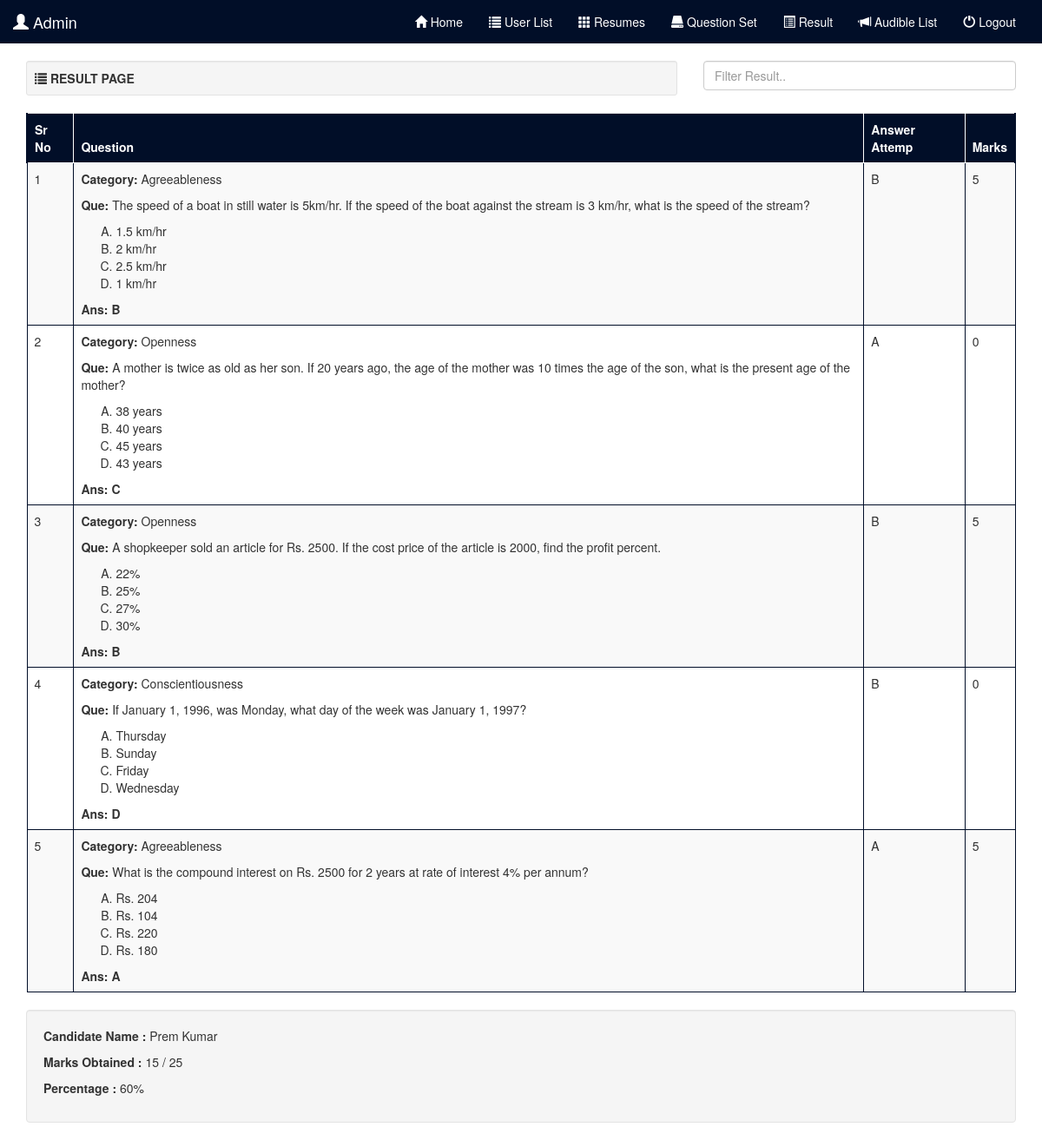
The app's page /admin/test_result?id=2 (signed in) with its own data.
### tables this page shows
CREATE TABLE IF NOT EXISTS `tbl_test` (
  `test_id` int(11) NOT NULL AUTO_INCREMENT,
  `uid` int(10) NOT NULL,
  `uname` varchar(50) NOT NULL,
  `que` varchar(20) NOT NULL,
  `ans` varchar(20) NOT NULL,
  `marks` varchar(20) NOT NULL,
  PRIMARY KEY (`test_id`)
);

CREATE TABLE IF NOT EXISTS `tbl_question` (
  `qid` int(11) NOT NULL AUTO_INCREMENT,
  `category` varchar(40) NOT NULL,
  `que` mediumtext NOT NULL,
  `opt1` varchar(100) NOT NULL,
  `opt2` varchar(100) NOT NULL,
  `opt3` varchar(100) NOT NULL,
  `opt4` varchar(100) NOT NULL,
  `ans` varchar(10) NOT NULL,
  PRIMARY KEY (`qid`)
);

CREATE TABLE IF NOT EXISTS `tbl_users` (
  `uid` int(11) NOT NULL AUTO_INCREMENT,
  `udate` varchar(12) NOT NULL,
  `uname` varchar(50) NOT NULL,
  `contact` varchar(12) NOT NULL,
  `pass` varchar(20) NOT NULL,
  PRIMARY KEY (`uid`)
);

### admin/test_result.php (the view, shortened to what this page needs)
<?php
include('../connect.php');
$id = $_GET['id'];
?>
<!DOCTYPE html>
<html>
<head>
	<?php include('../bootcdn.php') ?>
</head>
<body>
	<?php include('header.php'); ?>
	<div class="container">
		<div class="row">
                  <div class="col-sm-8">
                      <div class="well well-sm">
                         <span class="glyphicon glyphicon-list"></span>
                         <b>RESULT PAGE</b>
                      </div>
                  </div>
                  <div class="col-sm-4">
<input type="text" id="myInput" class="form-control" placeholder="Filter Result.." autofocus="">
                  </div>
            </div>
       <div class="table-responsive">
       	<table class="table table-striped table-hover table-bordered">
       		<thead>
       			<tr>
       				<th>Sr No</th>
       				<th>Question</th>
       				<th>Answer Attemp</th>
       				<th>Marks</th>
       			</tr>
       		</thead>
       		<tbody id="myTable">
       			<?php
       			$numdata = mysqli_query($con,"SELECT * FROM `tbl_test` WHERE `uid` = '".$id."' ");
       			$numdata1 = mysqli_num_rows($numdata);
       			if($numdata1==5)
       			{
       			$rdata = mysqli_query($con,"SELECT * FROM `tbl_test` WHERE `uid` = '".$id."' ");
       			$counter = 1;
       			$total = 0;
       			while($row = mysqli_fetch_assoc($rdata)){
       			?>
       			<tr>
       				<td><?php echo $counter; ?></td>
       				<td>
       					<?php
       					$sql = mysqli_query($con,"SELECT * FROM `tbl_question` WHERE `qid` = '".$row['que']."' ");
       					while($row1 = mysqli_fetch_assoc($sql)){
       				    ?>
                                  <p><b>Category: </b><?php echo $row1['category'] ?></p>
       				    <p><b>Que: </b><?php echo $row1['que'] ?></p>
       				    <ol type="A">
       				    	<li><?php echo $row1['opt1'] ?></li>
       				    	<li><?php echo $row1['opt2'] ?></li>
       				    	<li><?php echo $row1['opt3'] ?></li>
       				    	<li><?php echo $row1['opt4'] ?></li>
       				    </ol>
       				    <b>Ans: <?php echo $row1['ans'] ?></b>
       				<?php } ?>
       				</td>
       				<td><?php echo $row['ans']; ?></td>
       				<td><?php echo $row['marks']; ?></td>
       				<?php $total = $total + $row['marks'] ?>
       			</tr>
       		<?php $counter++;}}else{ echo '<script>alert("Finish test first...");window.location.href="result";</script>';} ?>
       		</tbody>
       	</table>
       </div>
      <div class="well">
		<p><b>Candidate Name : </b><?php
            $un = mysqli_query($con,"SELECT * FROM `tbl_users` WHERE `uid` = $id ");
            $un1 = mysqli_fetch_array($un);
            echo $un1['uname'];
             ?></p>
		<p><b>Marks Obtained : </b><?php echo $total ?> / 25</p>
		<p><b>Percentage : </b>
			<?php
			echo $t = $total/25 * 100;
			?>%
		</p>
	</div>
	</div>
</body>
</html>

### admin/test_result.php (style rules this page uses)
.table thead tr th { background-color:#010E28; color:white; }
.table thead tr { border-left:2px solid #010E28;border-right:2px solid #010E28; }
.table thead tr th { border:1px solid white; }
.table tbody tr td { border:1px solid #010E28; }

### records on screen
tbl_test: ans "B", marks "5"
tbl_question: category "Agreeableness", que "The speed of a boat in still water is 5km/hr. If the speed of the boat against the stream is 3 km/hr, what is the speed of the stream?", opt1 "1.5 km/hr", opt2 "2 km/hr", opt3 "2.5 km/hr", opt4 "1 km/hr", ans "B"
tbl_test: ans "A", marks "0"
tbl_question: category "Openness", que "A mother is twice as old as her son. If 20 years ago, the age of the mother was 10 times the age of the son, what is the present age of the mother?", opt1 "38 years", opt2 "40 years", opt3 "45 years", opt4 "43 years", ans "C"
tbl_test: ans "B", marks "5"
tbl_question: category "Openness", que "A shopkeeper sold an article for Rs. 2500. If the cost price of the article is 2000, find the profit percent.", opt1 "22%", opt2 "25%", opt3 "27%", opt4 "30%", ans "B"
tbl_test: ans "B", marks "0"
tbl_question: category "Conscientiousness", que "If January 1, 1996, was Monday, what day of the week was January 1, 1997?", opt1 "Thursday", opt2 "Sunday", opt3 "Friday", opt4 "Wednesday", ans "D"
tbl_test: ans "A", marks "5"
tbl_question: category "Agreeableness", que "What is the compound interest on Rs. 2500 for 2 years at rate of interest 4% per annum?", opt1 "Rs. 204", opt2 "Rs. 104", opt3 "Rs. 220", opt4 "Rs. 180", ans "A"
tbl_users: uname "Prem Kumar"

### other values on screen
$_SESSION['aname'] "Admin"
$total "15"
$t = $total/25 * 100 "60"
